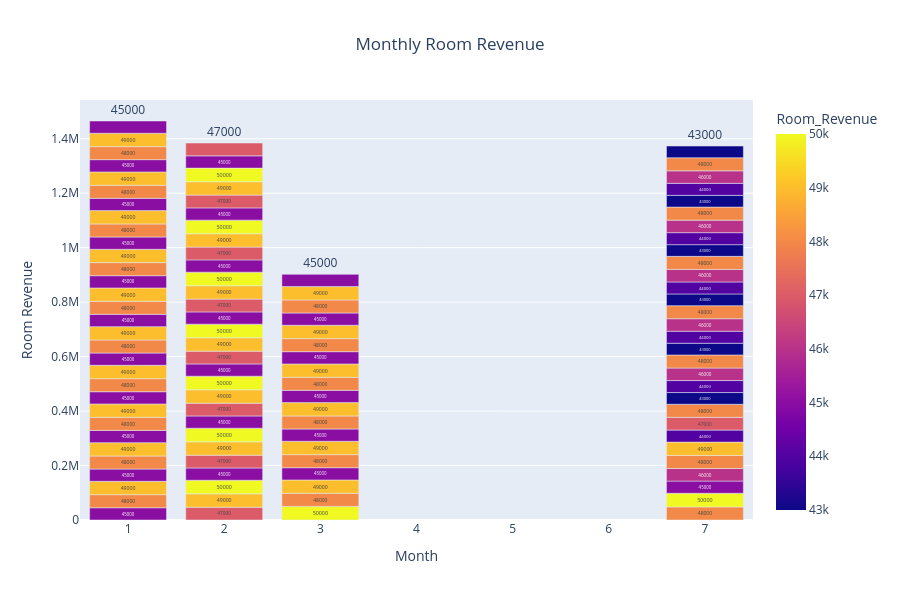

The notebook cell this image was saved under:
### Markdown cell above
# Monthly Room Revenue

### Code cell
fig = px.bar(df,x="Month",y="Room_Revenue",text="Room_Revenue",color="Room_Revenue",title="Monthly Room Revenue",height=600)
fig.update_layout(title_x=0.5,xaxis_title="Month",yaxis_title="Room Revenue")
fig.show()
